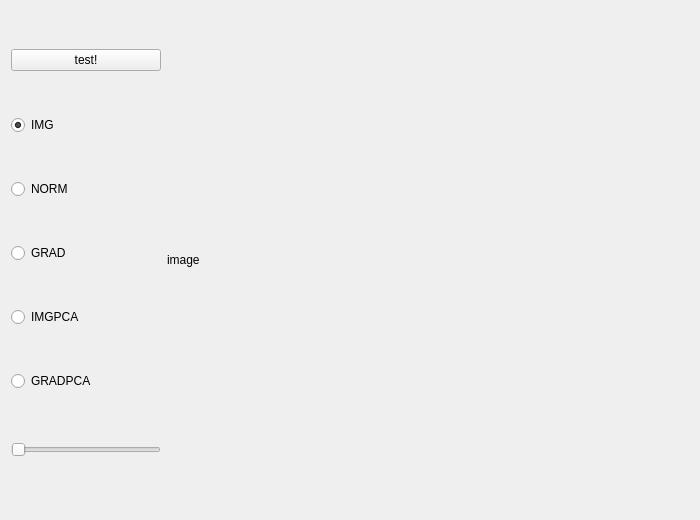
<?xml version="1.0" encoding="UTF-8"?>
<ui version="4.0">
 <class>BandsWindow</class>
 <widget class="QWidget" name="BandsWindow">
  <property name="geometry">
   <rect>
    <x>0</x>
    <y>0</y>
    <width>700</width>
    <height>520</height>
   </rect>
  </property>
  <property name="minimumSize">
   <size>
    <width>700</width>
    <height>520</height>
   </size>
  </property>
  <property name="windowTitle">
   <string>MainWindow</string>
  </property>
  <layout class="QHBoxLayout" name="horizontalLayout">
   <item>
    <layout class="QVBoxLayout" name="verticalLayout">
     <item>
      <widget class="QPushButton" name="imageModelButton">
       <property name="text">
        <string>test!</string>
       </property>
      </widget>
     </item>
     <item>
      <widget class="QRadioButton" name="imgButton">
       <property name="text">
        <string>IMG</string>
       </property>
       <property name="checked">
        <bool>true</bool>
       </property>
      </widget>
     </item>
     <item>
      <widget class="QRadioButton" name="normButton">
       <property name="text">
        <string>NORM</string>
       </property>
       <property name="checked">
        <bool>false</bool>
       </property>
      </widget>
     </item>
     <item>
      <widget class="QRadioButton" name="gradButton">
       <property name="text">
        <string>GRAD</string>
       </property>
      </widget>
     </item>
     <item>
      <widget class="QRadioButton" name="pcaButton">
       <property name="text">
        <string>IMGPCA</string>
       </property>
      </widget>
     </item>
     <item>
      <widget class="QRadioButton" name="gradpcaButton">
       <property name="text">
        <string>GRADPCA</string>
       </property>
      </widget>
     </item>
     <item>
      <widget class="QSlider" name="bandSlider">
       <property name="sizePolicy">
        <sizepolicy hsizetype="Fixed" vsizetype="Fixed">
         <horstretch>0</horstretch>
         <verstretch>0</verstretch>
        </sizepolicy>
       </property>
       <property name="minimumSize">
        <size>
         <width>150</width>
         <height>30</height>
        </size>
       </property>
       <property name="orientation">
        <enum>Qt::Horizontal</enum>
       </property>
      </widget>
     </item>
    </layout>
   </item>
   <item>
    <widget class="QLabel" name="imageLabel">
     <property name="sizePolicy">
      <sizepolicy hsizetype="Expanding" vsizetype="Expanding">
       <horstretch>0</horstretch>
       <verstretch>0</verstretch>
      </sizepolicy>
     </property>
     <property name="text">
      <string>image</string>
     </property>
    </widget>
   </item>
  </layout>
 </widget>
 <resources/>
 <connections/>
</ui>
